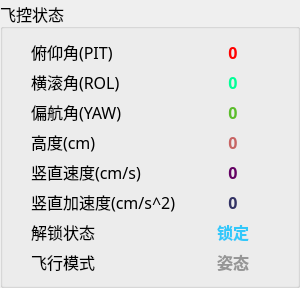
      <widget class="QGroupBox" name="groupBox">
       <property name="sizePolicy">
        <sizepolicy hsizetype="Fixed" vsizetype="Expanding">
         <horstretch>0</horstretch>
         <verstretch>0</verstretch>
        </sizepolicy>
       </property>
       <property name="minimumSize">
        <size>
         <width>300</width>
         <height>0</height>
        </size>
       </property>
       <property name="font">
        <font>
         <family>阿里巴巴普惠体 Medium</family>
         <pointsize>12</pointsize>
        </font>
       </property>
       <property name="styleSheet">
        <string notr="true">QGroupBox:{
background-color:rgb(240, 240, 240);
border:1px solid blue;
border-radius:1px;
}</string>
       </property>
       <property name="title">
        <string>飞控状态</string>
       </property>
       <property name="alignment">
        <set>Qt::AlignLeading|Qt::AlignLeft|Qt::AlignVCenter</set>
       </property>
       <property name="flat">
        <bool>false</bool>
       </property>
       <property name="checkable">
        <bool>false</bool>
       </property>
       <layout class="QVBoxLayout" name="verticalLayout_5">
        <item>
         <layout class="QGridLayout" name="gridLayout_5">
          <property name="horizontalSpacing">
           <number>0</number>
          </property>
          <item row="7" column="0">
           <widget class="QLabel" name="label_arm">
            <property name="sizePolicy">
             <sizepolicy hsizetype="Fixed" vsizetype="Expanding">
              <horstretch>0</horstretch>
              <verstretch>0</verstretch>
             </sizepolicy>
            </property>
            <property name="minimumSize">
             <size>
              <width>150</width>
              <height>0</height>
             </size>
            </property>
            <property name="font">
             <font>
              <family>阿里巴巴普惠体 Medium</family>
              <pointsize>12</pointsize>
              <weight>50</weight>
              <italic>false</italic>
              <bold>false</bold>
              <underline>false</underline>
              <kerning>true</kerning>
             </font>
            </property>
            <property name="mouseTracking">
             <bool>false</bool>
            </property>
            <property name="acceptDrops">
             <bool>false</bool>
            </property>
            <property name="layoutDirection">
             <enum>Qt::LeftToRight</enum>
            </property>
            <property name="styleSheet">
             <string notr="true">QLabel
{ 
	color: rgb(0, 0, 0); 
} </string>
            </property>
            <property name="text">
             <string>解锁状态</string>
            </property>
            <property name="alignment">
             <set>Qt::AlignLeading|Qt::AlignLeft|Qt::AlignVCenter</set>
            </property>
           </widget>
          </item>
          <item row="7" column="1">
           <widget class="QLabel" name="armed">
            <property name="sizePolicy">
             <sizepolicy hsizetype="Fixed" vsizetype="Expanding">
              <horstretch>0</horstretch>
              <verstretch>0</verstretch>
             </sizepolicy>
            </property>
            <property name="minimumSize">
             <size>
              <width>70</width>
              <height>0</height>
             </size>
            </property>
            <property name="font">
             <font>
              <family>微软雅黑</family>
              <pointsize>12</pointsize>
              <weight>75</weight>
              <italic>false</italic>
              <bold>true</bold>
              <underline>false</underline>
             </font>
            </property>
            <property name="styleSheet">
             <string notr="true">QLabel
{ 
	color: rgb(50, 200, 250); 
} </string>
            </property>
            <property name="text">
             <string>锁定</string>
            </property>
            <property name="alignment">
             <set>Qt::AlignCenter</set>
            </property>
           </widget>
          </item>
          <item row="3" column="0">
           <widget class="QLabel" name="label_yaw">
            <property name="sizePolicy">
             <sizepolicy hsizetype="Fixed" vsizetype="Expanding">
              <horstretch>0</horstretch>
              <verstretch>0</verstretch>
             </sizepolicy>
            </property>
            <property name="minimumSize">
             <size>
              <width>150</width>
              <height>0</height>
             </size>
            </property>
            <property name="font">
             <font>
              <family>阿里巴巴普惠体 Medium</family>
              <pointsize>12</pointsize>
              <weight>50</weight>
              <italic>false</italic>
              <bold>false</bold>
              <underline>false</underline>
              <kerning>true</kerning>
             </font>
            </property>
            <property name="mouseTracking">
             <bool>false</bool>
            </property>
            <property name="acceptDrops">
             <bool>false</bool>
            </property>
            <property name="layoutDirection">
             <enum>Qt::LeftToRight</enum>
            </property>
            <property name="styleSheet">
             <string notr="true">QLabel
{ 
	color: rgb(0, 0, 0); 
} </string>
            </property>
            <property name="text">
             <string>偏航角(YAW)</string>
            </property>
            <property name="alignment">
             <set>Qt::AlignLeading|Qt::AlignLeft|Qt::AlignVCenter</set>
            </property>
           </widget>
          </item>
          <item row="3" column="1">
           <widget class="QLabel" name="yaw">
            <property name="sizePolicy">
             <sizepolicy hsizetype="Fixed" vsizetype="Expanding">
              <horstretch>0</horstretch>
              <verstretch>0</verstretch>
             </sizepolicy>
            </property>
            <property name="minimumSize">
             <size>
              <width>70</width>
              <height>0</height>
             </size>
            </property>
            <property name="font">
             <font>
              <family>微软雅黑</family>
              <pointsize>12</pointsize>
              <weight>75</weight>
              <italic>false</italic>
              <bold>true</bold>
              <underline>false</underline>
             </font>
            </property>
            <property name="styleSheet">
             <string notr="true">QLabel
{ 
	color: rgb(91, 189, 43); 
} 
</string>
            </property>
            <property name="text">
             <string>0</string>
            </property>
            <property name="alignment">
             <set>Qt::AlignCenter</set>
            </property>
           </widget>
          </item>
          <item row="1" column="1">
           <widget class="QLabel" name="pitch">
            <property name="sizePolicy">
             <sizepolicy hsizetype="Fixed" vsizetype="Expanding">
              <horstretch>0</horstretch>
              <verstretch>0</verstretch>
             </sizepolicy>
            </property>
            <property name="minimumSize">
             <size>
              <width>70</width>
              <height>0</height>
             </size>
            </property>
            <property name="font">
             <font>
              <family>微软雅黑</family>
              <pointsize>12</pointsize>
              <weight>75</weight>
              <italic>false</italic>
              <bold>true</bold>
              <underline>false</underline>
             </font>
            </property>
            <property name="styleSheet">
             <string notr="true">QLabel
{ 
	color: rgb(255, 0, 0); 
}</string>
            </property>
            <property name="text">
             <string>0</string>
            </property>
            <property name="alignment">
             <set>Qt::AlignCenter</set>
            </property>
           </widget>
          </item>
          <item row="2" column="1">
           <widget class="QLabel" name="roll">
            <property name="sizePolicy">
             <sizepolicy hsizetype="Fixed" vsizetype="Expanding">
              <horstretch>0</horstretch>
              <verstretch>0</verstretch>
             </sizepolicy>
            </property>
            <property name="minimumSize">
             <size>
              <width>70</width>
              <height>0</height>
             </size>
            </property>
            <property name="font">
             <font>
              <family>微软雅黑</family>
              <pointsize>12</pointsize>
              <weight>75</weight>
              <italic>false</italic>
              <bold>true</bold>
              <underline>false</underline>
             </font>
            </property>
            <property name="styleSheet">
             <string notr="true">QLabel
{ 
	color: rgb(0, 255, 151); 
} </string>
            </property>
            <property name="text">
             <string>0</string>
            </property>
            <property name="alignment">
             <set>Qt::AlignCenter</set>
            </property>
           </widget>
          </item>
          <item row="5" column="0">
           <widget class="QLabel" name="label_vz">
            <property name="sizePolicy">
             <sizepolicy hsizetype="Fixed" vsizetype="Expanding">
              <horstretch>0</horstretch>
              <verstretch>0</verstretch>
             </sizepolicy>
            </property>
            <property name="minimumSize">
             <size>
              <width>150</width>
              <height>0</height>
             </size>
            </property>
            <property name="font">
             <font>
              <family>阿里巴巴普惠体 Medium</family>
              <pointsize>12</pointsize>
              <weight>50</weight>
              <italic>false</italic>
              <bold>false</bold>
              <underline>false</underline>
              <kerning>true</kerning>
             </font>
            </property>
            <property name="mouseTracking">
             <bool>false</bool>
            </property>
            <property name="acceptDrops">
             <bool>false</bool>
            </property>
            <property name="layoutDirection">
             <enum>Qt::LeftToRight</enum>
            </property>
            <property name="styleSheet">
             <string notr="true">QLabel
{ 
	color: rgb(0, 0, 0); 
} </string>
            </property>
            <property name="text">
             <string>竖直速度(cm/s)</string>
            </property>
            <property name="alignment">
             <set>Qt::AlignLeading|Qt::AlignLeft|Qt::AlignVCenter</set>
            </property>
           </widget>
          </item>
          <item row="6" column="1">
           <widget class="QLabel" name="accelz">
            <property name="sizePolicy">
             <sizepolicy hsizetype="Fixed" vsizetype="Expanding">
              <horstretch>0</horstretch>
              <verstretch>0</verstretch>
             </sizepolicy>
            </property>
            <property name="minimumSize">
             <size>
              <width>70</width>
              <height>0</height>
             </size>
            </property>
            <property name="font">
             <font>
              <family>微软雅黑</family>
              <pointsize>12</pointsize>
              <weight>75</weight>
              <italic>false</italic>
              <bold>true</bold>
              <underline>false</underline>
             </font>
            </property>
            <property name="styleSheet">
             <string notr="true">QLabel
{ 
	color: rgb(50, 50, 100); 
} </string>
            </property>
            <property name="text">
             <string>0</string>
            </property>
            <property name="alignment">
             <set>Qt::AlignCenter</set>
            </property>
           </widget>
          </item>
          <item row="4" column="1">
           <widget class="QLabel" name="alt">
            <property name="sizePolicy">
             <sizepolicy hsizetype="Fixed" vsizetype="Expanding">
              <horstretch>0</horstretch>
              <verstretch>0</verstretch>
             </sizepolicy>
            </property>
            <property name="minimumSize">
             <size>
              <width>70</width>
              <height>0</height>
             </size>
            </property>
            <property name="font">
             <font>
              <family>微软雅黑</family>
              <pointsize>12</pointsize>
              <weight>75</weight>
              <italic>false</italic>
              <bold>true</bold>
              <underline>false</underline>
             </font>
            </property>
            <property name="styleSheet">
             <string notr="true">QLabel
{ 
	color: rgb(200, 100, 100); 
} </string>
            </property>
            <property name="text">
             <string>0</string>
            </property>
            <property name="alignment">
             <set>Qt::AlignCenter</set>
            </property>
           </widget>
          </item>
          <item row="1" column="0">
           <widget class="QLabel" name="lb_pitch">
            <property name="sizePolicy">
             <sizepolicy hsizetype="Fixed" vsizetype="Expanding">
              <horstretch>0</horstretch>
              <verstretch>0</verstretch>
             </sizepolicy>
            </property>
            <property name="minimumSize">
             <size>
              <width>150</width>
              <height>0</height>
             </size>
            </property>
            <property name="font">
             <font>
              <family>阿里巴巴普惠体 Medium</family>
              <pointsize>12</pointsize>
              <weight>50</weight>
              <italic>false</italic>
              <bold>false</bold>
              <underline>false</underline>
              <kerning>true</kerning>
             </font>
            </property>
            <property name="mouseTracking">
             <bool>false</bool>
            </property>
            <property name="acceptDrops">
             <bool>false</bool>
            </property>
            <property name="layoutDirection">
             <enum>Qt::LeftToRight</enum>
            </property>
            <property name="styleSheet">
             <string notr="true">QLabel
{ 
	color: rgb(0, 0, 0); 
} </string>
            </property>
            <property name="text">
             <string>俯仰角(PIT)</string>
            </property>
            <property name="alignment">
             <set>Qt::AlignLeading|Qt::AlignLeft|Qt::AlignVCenter</set>
            </property>
           </widget>
          </item>
          <item row="6" column="0">
           <widget class="QLabel" name="label_az">
            <property name="sizePolicy">
             <sizepolicy hsizetype="Fixed" vsizetype="Expanding">
              <horstretch>0</horstretch>
              <verstretch>0</verstretch>
             </sizepolicy>
            </property>
            <property name="minimumSize">
             <size>
              <width>150</width>
              <height>0</height>
             </size>
            </property>
            <property name="font">
             <font>
              <family>阿里巴巴普惠体 Medium</family>
              <pointsize>12</pointsize>
              <weight>50</weight>
              <italic>false</italic>
              <bold>false</bold>
              <underline>false</underline>
              <kerning>true</kerning>
             </font>
            </property>
            <property name="mouseTracking">
             <bool>false</bool>
            </property>
            <property name="acceptDrops">
             <bool>false</bool>
            </property>
            <property name="layoutDirection">
             <enum>Qt::LeftToRight</enum>
            </property>
            <property name="styleSheet">
             <string notr="true">QLabel
{ 
	color: rgb(0, 0, 0); 
} </string>
            </property>
            <property name="text">
             <string>竖直加速度(cm/s^2)</string>
            </property>
            <property name="alignment">
             <set>Qt::AlignLeading|Qt::AlignLeft|Qt::AlignVCenter</set>
            </property>
           </widget>
          </item>
          <item row="8" column="1">
           <widget class="QLabel" name="flightmode">
            <property name="sizePolicy">
             <sizepolicy hsizetype="Fixed" vsizetype="Expanding">
              <horstretch>0</horstretch>
              <verstretch>0</verstretch>
             </sizepolicy>
            </property>
            <property name="minimumSize">
             <size>
              <width>70</width>
              <height>0</height>
             </size>
            </property>
            <property name="font">
             <font>
              <family>微软雅黑</family>
              <pointsize>12</pointsize>
              <weight>75</weight>
              <italic>false</italic>
              <bold>true</bold>
              <underline>false</underline>
             </font>
            </property>
            <property name="styleSheet">
             <string notr="true">QLabel
{ 
	color: rgb(150, 150, 150); 
} </string>
            </property>
            <property name="text">
             <string>姿态</string>
            </property>
            <property name="alignment">
             <set>Qt::AlignCenter</set>
            </property>
           </widget>
          </item>
          <item row="8" column="0">
           <widget class="QLabel" name="label_flightmode">
            <property name="sizePolicy">
             <sizepolicy hsizetype="Fixed" vsizetype="Expanding">
              <horstretch>0</horstretch>
              <verstretch>0</verstretch>
             </sizepolicy>
            </property>
            <property name="minimumSize">
             <size>
              <width>150</width>
              <height>0</height>
             </size>
            </property>
            <property name="font">
             <font>
              <family>阿里巴巴普惠体 Medium</family>
              <pointsize>12</pointsize>
              <weight>50</weight>
              <italic>false</italic>
              <bold>false</bold>
              <underline>false</underline>
              <kerning>true</kerning>
             </font>
            </property>
            <property name="mouseTracking">
             <bool>false</bool>
            </property>
            <property name="acceptDrops">
             <bool>false</bool>
            </property>
            <property name="layoutDirection">
             <enum>Qt::LeftToRight</enum>
            </property>
            <property name="styleSheet">
             <string notr="true">QLabel
{ 
	color: rgb(0, 0, 0); 
} </string>
            </property>
            <property name="text">
             <string>飞行模式</string>
            </property>
            <property name="alignment">
             <set>Qt::AlignLeading|Qt::AlignLeft|Qt::AlignVCenter</set>
            </property>
           </widget>
          </item>
          <item row="4" column="0">
           <widget class="QLabel" name="label_alt">
            <property name="sizePolicy">
             <sizepolicy hsizetype="Fixed" vsizetype="Expanding">
              <horstretch>0</horstretch>
              <verstretch>0</verstretch>
             </sizepolicy>
            </property>
            <property name="minimumSize">
             <size>
              <width>150</width>
              <height>0</height>
             </size>
            </property>
            <property name="font">
             <font>
              <family>阿里巴巴普惠体 Medium</family>
              <pointsize>12</pointsize>
              <weight>50</weight>
              <italic>false</italic>
              <bold>false</bold>
              <underline>false</underline>
              <kerning>true</kerning>
             </font>
            </property>
            <property name="mouseTracking">
             <bool>false</bool>
            </property>
            <property name="acceptDrops">
             <bool>false</bool>
            </property>
            <property name="layoutDirection">
             <enum>Qt::LeftToRight</enum>
            </property>
            <property name="styleSheet">
             <string notr="true">QLabel
{ 
	color: rgb(0, 0, 0); 
} </string>
            </property>
            <property name="text">
             <string>高度(cm)</string>
            </property>
            <property name="alignment">
             <set>Qt::AlignLeading|Qt::AlignLeft|Qt::AlignVCenter</set>
            </property>
           </widget>
          </item>
          <item row="2" column="0">
           <widget class="QLabel" name="lb_roll">
            <property name="sizePolicy">
             <sizepolicy hsizetype="Fixed" vsizetype="Expanding">
              <horstretch>0</horstretch>
              <verstretch>0</verstretch>
             </sizepolicy>
            </property>
            <property name="minimumSize">
             <size>
              <width>150</width>
              <height>0</height>
             </size>
            </property>
            <property name="font">
             <font>
              <family>阿里巴巴普惠体 Medium</family>
              <pointsize>12</pointsize>
              <weight>50</weight>
              <italic>false</italic>
              <bold>false</bold>
              <underline>false</underline>
              <kerning>true</kerning>
             </font>
            </property>
            <property name="mouseTracking">
             <bool>false</bool>
            </property>
            <property name="acceptDrops">
             <bool>false</bool>
            </property>
            <property name="layoutDirection">
             <enum>Qt::LeftToRight</enum>
            </property>
            <property name="styleSheet">
             <string notr="true">QLabel
{ 
	color: rgb(0, 0, 0); 
} </string>
            </property>
            <property name="text">
             <string>横滚角(ROL)</string>
            </property>
            <property name="alignment">
             <set>Qt::AlignLeading|Qt::AlignLeft|Qt::AlignVCenter</set>
            </property>
           </widget>
          </item>
          <item row="5" column="1">
           <widget class="QLabel" name="vz">
            <property name="sizePolicy">
             <sizepolicy hsizetype="Fixed" vsizetype="Expanding">
              <horstretch>0</horstretch>
              <verstretch>0</verstretch>
             </sizepolicy>
            </property>
            <property name="minimumSize">
             <size>
              <width>70</width>
              <height>0</height>
             </size>
            </property>
            <property name="font">
             <font>
              <family>微软雅黑</family>
              <pointsize>12</pointsize>
              <weight>75</weight>
              <italic>false</italic>
              <bold>true</bold>
              <underline>false</underline>
             </font>
            </property>
            <property name="styleSheet">
             <string notr="true">QLabel
{ 
	color: rgb(100, 0, 100); 
} </string>
            </property>
            <property name="text">
             <string>0</string>
            </property>
            <property name="alignment">
             <set>Qt::AlignCenter</set>
            </property>
           </widget>
          </item>
         </layout>
        </item>
       </layout>
      </widget>
